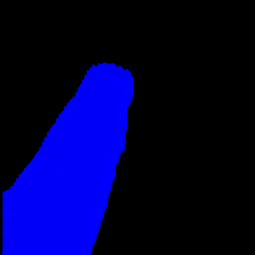
%> input picture operation/optimizer_input/guide_image_generation/old/060_f.png, 255 x 255 px
$ octave tmp.m   (GNU Octave 9; MATLAB toolbox functions it lacks are replaced by stand-ins)
%> lines starting %> are read from the running program, lines starting %| are printed output that depends on the picture
clear all
close all
clc


fake = imread('060_f.png');
%> fake is the input picture: size 255x255x3 uint8; mean R, G, B 0, 0, 59.6
real = imread('060_r.png');
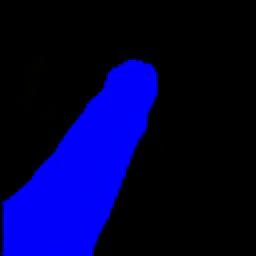
%> input picture operation/optimizer_input/guide_image_generation/old/060_r.png, 128 x 128 px (shown 2 times larger)
%> real is the input picture: size 128x128x3 uint8; mean R, G, B 0.1, 0.2, 60.4

fake = imresize(fake,0.5);
%> fake: size 128x128x3 uint8

re_fake = uint8(zeros(128,128,3));
re_fake(:,1:70,:) = fake(:,2:71,:);

fake_r = (fake(:,:,1));
%> fake_r: size 128x128 uint8; every value is 0
fake_g = (fake(:,:,2));
fake_b = (fake(:,:,3));
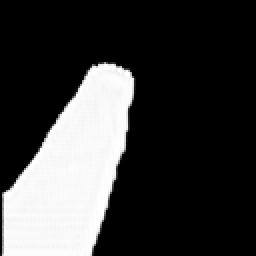
%> fake_b: size 128x128 uint8 (shown 2 times larger); min 0, max 255, mean 59.7

%
re_fake_r = (re_fake(:,:,1));
re_fake_g = (re_fake(:,:,2));
re_fake_b = (re_fake(:,:,3));
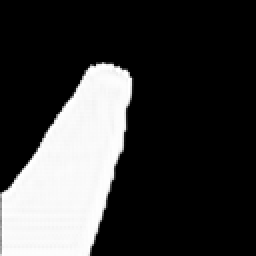
%> re_fake_b: size 128x128 uint8 (shown 2 times larger); min 0, max 255, mean 59.7; mean of the top-left, top-right, bottom-left and bottom-right quarters 54, 1.6, 183.1, 0


real_r = (real(:,:,1));
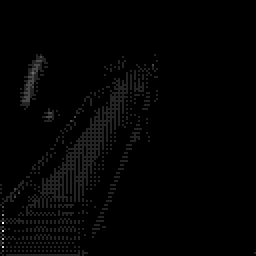
%> real_r: size 128x128 uint8 (shown 2 times larger); min 0, max 7, mean 0.0964; drawn with min black and max white
real_g = (real(:,:,2));
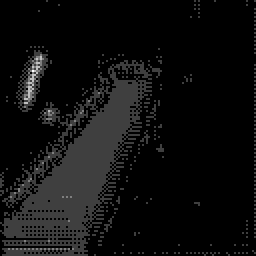
%> real_g: size 128x128 uint8 (shown 2 times larger); min 0, max 4, mean 0.233; drawn with min black and max white
real_b = (real(:,:,3));
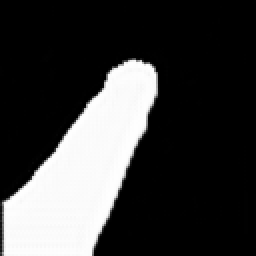
%> real_b: size 128x128 uint8 (shown 2 times larger); min 0, max 254, mean 60.4


% [8 lines of commented-out code are left out]

dif_r = fake_r - real_r;
dif_g = fake_g - real_g;
dif_b = fake_b - real_b;
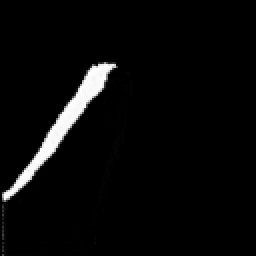
%> dif_b: size 128x128 uint8 (shown 2 times larger); min 0, max 255, mean 9.2


imwrite(re_fake,'60_fill.png');
